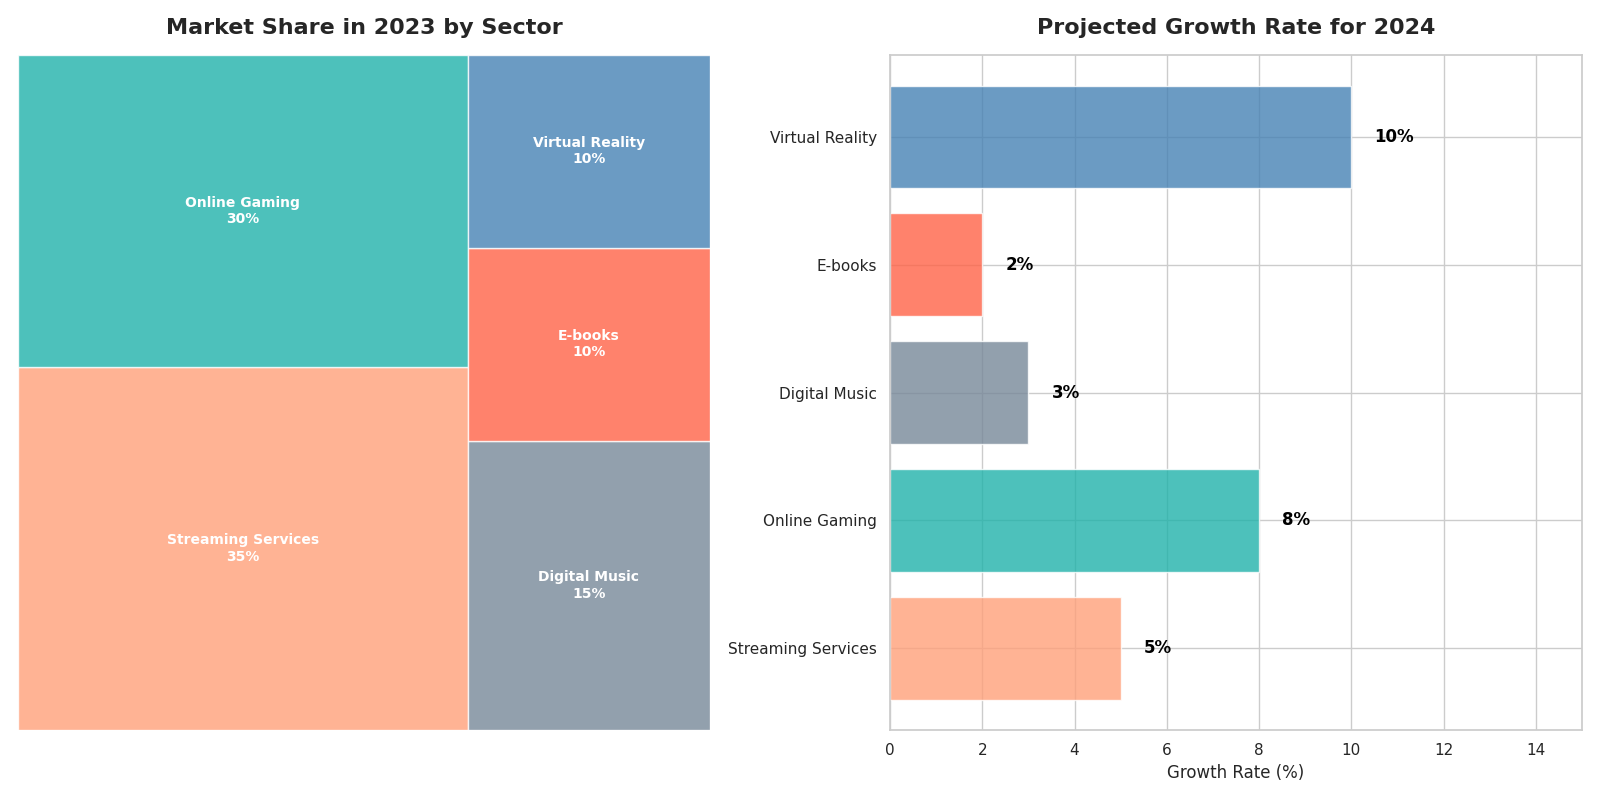

Write the Python code that produced this figure.
import matplotlib.pyplot as plt
import squarify

# Market share data for digital entertainment sectors in 2023
sectors = ['Streaming Services', 'Online Gaming', 'Digital Music', 'E-books', 'Virtual Reality']
market_share_2023 = [35, 30, 15, 10, 10]

# Projected growth rates for 2024 (in percentage)
growth_rates_2024 = [5, 8, 3, 2, 10]

# New color palette for sectors
new_colors = ['#ffa07a', '#20b2aa', '#778899', '#ff6347', '#4682b4']

# Create the figure and subplots
fig, axes = plt.subplots(nrows=1, ncols=2, figsize=(16, 8))

# Treemap for market share 2023
axes[0].set_title("Market Share in 2023 by Sector", fontsize=16, fontweight='bold', pad=15)
squarify.plot(sizes=market_share_2023, label=[f"{sector}\n{share}%" for sector, share in zip(sectors, market_share_2023)], 
              color=new_colors, alpha=0.8, text_kwargs={'fontsize': 10, 'weight': 'bold', 'color': 'white'}, ax=axes[0])
axes[0].axis('off')

# Bar chart for projected growth in 2024
axes[1].barh(sectors, growth_rates_2024, color=new_colors, alpha=0.8)
axes[1].set_title("Projected Growth Rate for 2024", fontsize=16, fontweight='bold', pad=15)
axes[1].set_xlabel("Growth Rate (%)", fontsize=12)
axes[1].set_xlim(0, max(growth_rates_2024) + 5)
for i, v in enumerate(growth_rates_2024):
    axes[1].text(v + 0.5, i, f"{v}%", color='black', va='center', fontweight='bold')

# General layout adjustments
plt.tight_layout()

# Display the plot
plt.show()
